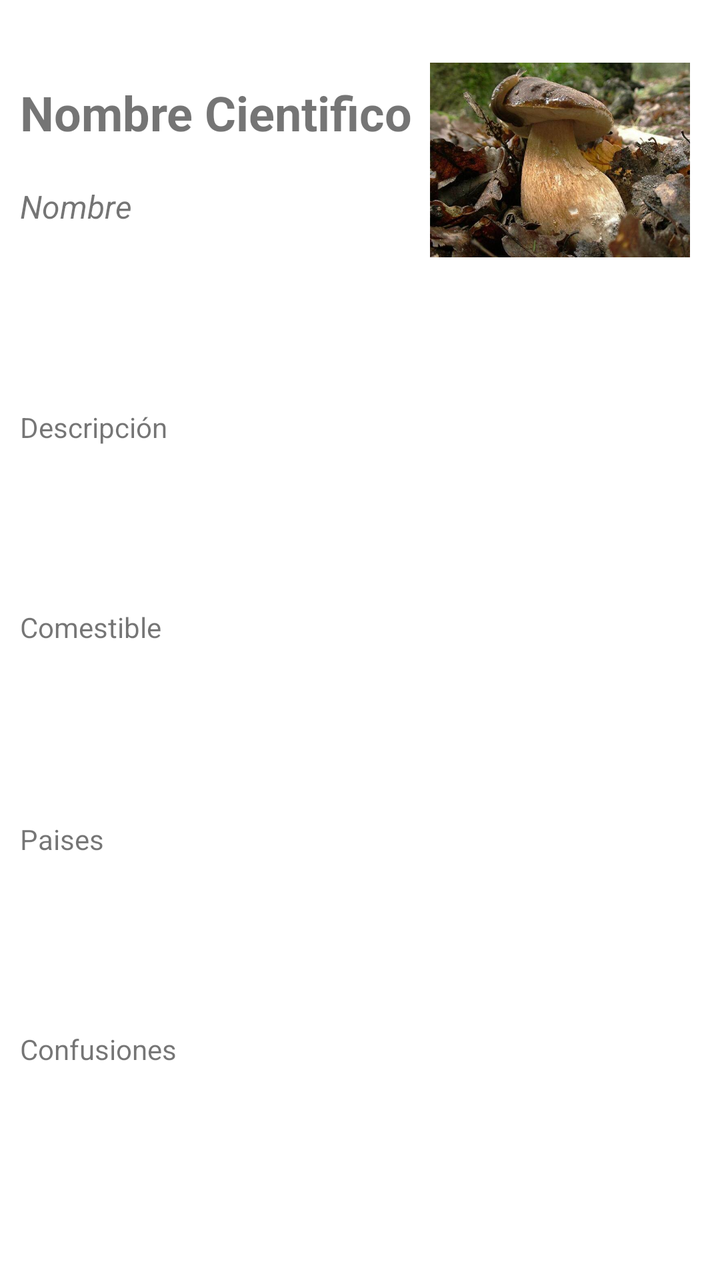
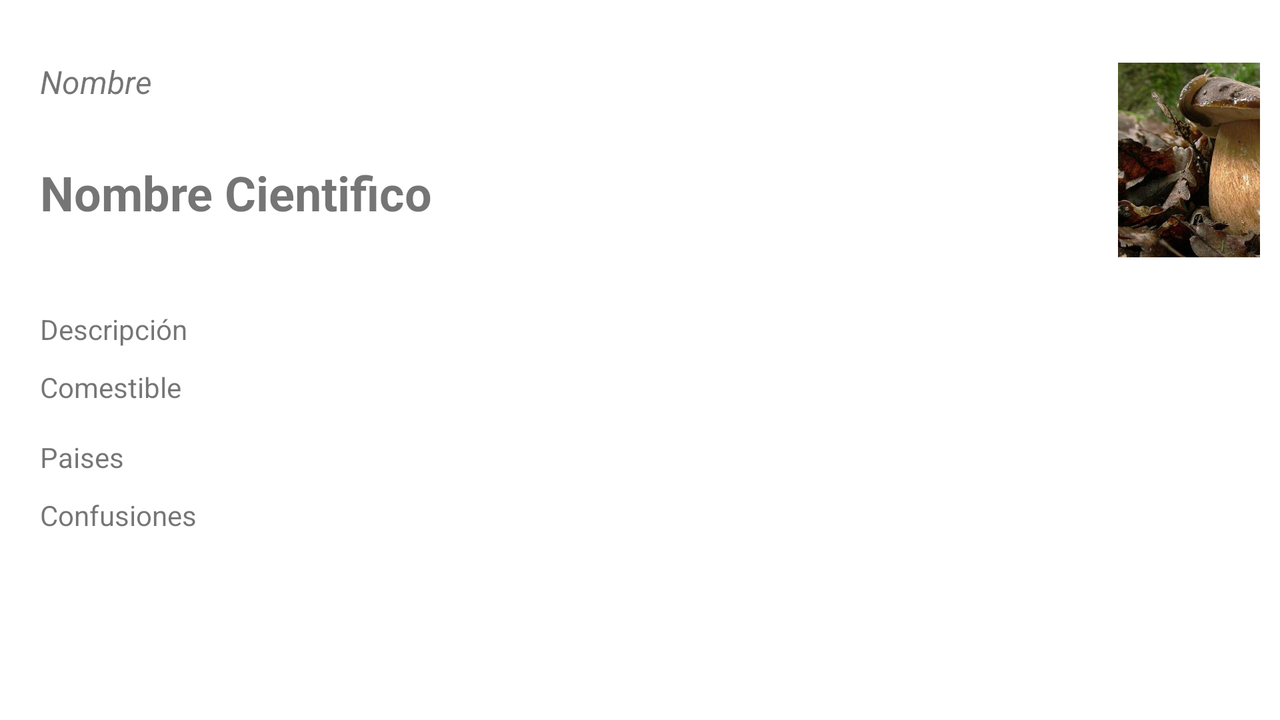

First picture: res/layout/ on a phone held upright. Second picture: the repository's own variant of that layout, on a device whose configuration matches the variant's folder. Source for both follows.
<!-- AndroidManifest.xml: application theme Theme.MyAppGPSHongos -->
<!-- res/layout/descripcion_hongo.xml -->
<?xml version="1.0" encoding="utf-8"?>
<androidx.constraintlayout.widget.ConstraintLayout xmlns:android="http://schemas.android.com/apk/res/android"
    xmlns:app="http://schemas.android.com/apk/res-auto"
    xmlns:tools="http://schemas.android.com/tools"
    android:padding="10dp"
    android:layout_width="match_parent"
    android:layout_height="match_parent">

    <ScrollView
        android:id="@+id/scrollView3"
        android:layout_width="match_parent"
        android:layout_height="match_parent"
        app:layout_constraintBottom_toBottomOf="parent"
        app:layout_constraintEnd_toEndOf="parent"
        app:layout_constraintStart_toStartOf="parent"
        app:layout_constraintTop_toTopOf="parent">

        <LinearLayout
            android:layout_width="match_parent"
            android:layout_height="wrap_content"
            android:orientation="vertical">

            <LinearLayout
                android:layout_width="match_parent"
                android:layout_height="match_parent"
                android:orientation="horizontal">

                <LinearLayout
                    android:layout_width="wrap_content"
                    android:layout_height="match_parent"
                    android:orientation="vertical">

                    <TextView
                        android:id="@+id/textNombreCientifico"
                        android:layout_width="wrap_content"
                        android:layout_height="wrap_content"
                        android:layout_marginTop="30dp"
                        android:text="Nombre Cientifico"
                        android:textSize="24sp"
                        android:textStyle="bold" />

                    <TextView
                        android:id="@+id/textNombreCoumun"
                        android:layout_width="101dp"
                        android:layout_height="20dp"
                        android:layout_marginTop="20dp"
                        android:text="Nombre Comun"
                        android:textSize="16sp"
                        android:textStyle="italic" />
                </LinearLayout>

                <LinearLayout
                    android:layout_width="match_parent"
                    android:layout_height="match_parent"
                    android:gravity="right"
                    android:orientation="horizontal">

                    <ImageView
                        android:id="@+id/imageHongoDesc"
                        android:layout_width="130dp"
                        android:layout_height="130dp"
                        android:layout_marginTop="5dp"
                        android:layout_marginEnd="5dp"
                        app:srcCompat="@drawable/ic_hongo_negro" />
                </LinearLayout>

            </LinearLayout>
        </LinearLayout>
    </ScrollView>

    <TextView
        android:id="@+id/textComestible"
        android:layout_width="wrap_content"
        android:layout_height="20dp"
        android:layout_marginTop="5dp"
        android:layout_marginBottom="5dp"
        android:text="Comestible"
        app:layout_constraintBottom_toTopOf="@+id/textPaises"
        app:layout_constraintStart_toStartOf="parent"
        app:layout_constraintTop_toBottomOf="@+id/textDescripcion" />

    <TextView
        android:id="@+id/textPaises"
        android:layout_width="0dp"
        android:layout_height="wrap_content"
        android:layout_marginTop="5dp"
        android:layout_marginBottom="5dp"
        android:text="Paises"
        app:layout_constraintBottom_toTopOf="@+id/textConfusiones"
        app:layout_constraintStart_toStartOf="parent"
        app:layout_constraintTop_toBottomOf="@+id/textComestible" />

    <TextView
        android:id="@+id/textDescripcion"
        android:layout_width="0dp"
        android:layout_height="wrap_content"

        android:layout_marginTop="194dp"
        android:text="Descripción"
        app:layout_constraintStart_toStartOf="parent"
        app:layout_constraintTop_toTopOf="@+id/scrollView3" />

    <TextView
        android:id="@+id/textConfusiones"
        android:layout_width="0dp"
        android:layout_height="wrap_content"
        android:layout_marginTop="5dp"
        android:layout_marginBottom="20dp"
        android:text="Confusiones"
        app:layout_constraintBottom_toBottomOf="parent"
        app:layout_constraintStart_toStartOf="parent"
        app:layout_constraintTop_toBottomOf="@+id/textPaises" />


</androidx.constraintlayout.widget.ConstraintLayout>
<!-- resources referenced by this layout -->
<resources>
  <!-- drawable ic_hongo_negro: jpg bitmap (drawable, 54384 bytes) -->
  <style name="Theme.MyAppGPSHongos" parent="Theme.MaterialComponents.DayNight.DarkActionBar">
          
          <item name="colorPrimary">@color/purple_500</item>
          <item name="colorPrimaryVariant">@color/purple_700</item>
          <item name="colorOnPrimary">@color/white</item>
          
          <item name="colorSecondary">@color/teal_200</item>
          <item name="colorSecondaryVariant">@color/teal_700</item>
          <item name="colorOnSecondary">@color/black</item>
          
          <item name="android:statusBarColor" tools:targetApi="l">?attr/colorPrimaryVariant</item>
          
      </style>
</resources>
<!-- res/layout-land/descripcion_hongo.xml (the repository's variant of the layout above) -->
<!-- drawn on the phone turned sideways -->
<?xml version="1.0" encoding="utf-8"?>
<androidx.constraintlayout.widget.ConstraintLayout xmlns:android="http://schemas.android.com/apk/res/android"
    xmlns:app="http://schemas.android.com/apk/res-auto"
    xmlns:tools="http://schemas.android.com/tools"
    android:padding="10dp"
    android:layout_width="match_parent"
    android:layout_height="match_parent">

    <ScrollView
        android:layout_width="match_parent"
        android:layout_height="match_parent"
        android:layout_marginStart="10dp"
        app:layout_constraintBottom_toBottomOf="parent"
        app:layout_constraintEnd_toEndOf="parent"
        app:layout_constraintStart_toStartOf="parent"
        app:layout_constraintTop_toTopOf="parent">

        <LinearLayout
            android:layout_width="match_parent"
            android:layout_height="wrap_content"
            android:orientation="vertical">

            <LinearLayout
                android:layout_width="match_parent"
                android:layout_height="match_parent"
                android:orientation="horizontal">

                <LinearLayout
                    android:layout_width="539dp"
                    android:layout_height="match_parent"
                    android:orientation="vertical">

                    <TextView
                        android:id="@+id/textNombreCoumun"
                        android:layout_width="101dp"
                        android:layout_height="20dp"
                        android:layout_marginTop="20dp"
                        android:text="Nombre Comun"
                        android:textSize="16sp"
                        android:textStyle="italic"
                        app:layout_constraintEnd_toStartOf="@+id/imageHongoDesc"
                        app:layout_constraintStart_toStartOf="parent"
                        app:layout_constraintTop_toBottomOf="@+id/textNombreCientifico" />

                    <TextView
                        android:id="@+id/textNombreCientifico"
                        android:layout_width="wrap_content"
                        android:layout_height="wrap_content"
                        android:layout_marginTop="30dp"
                        android:text="Nombre Cientifico"
                        android:textSize="24sp"
                        android:textStyle="bold"
                        app:layout_constraintEnd_toStartOf="@+id/imageHongoDesc"
                        app:layout_constraintStart_toStartOf="parent"
                        app:layout_constraintTop_toTopOf="parent" />
                </LinearLayout>

                <ImageView
                    android:id="@+id/imageHongoDesc"
                    android:layout_width="130dp"
                    android:layout_height="130dp"
                    android:layout_marginTop="5dp"
                    android:layout_marginEnd="5dp"
                    app:layout_constraintEnd_toEndOf="parent"
                    app:layout_constraintTop_toTopOf="parent"
                    app:srcCompat="@drawable/ic_hongo_negro" />

            </LinearLayout>

            <TextView
                android:id="@+id/textDescripcion"
                android:layout_width="match_parent"
                android:layout_height="wrap_content"
                android:layout_marginTop="10dp"

                android:text="Descripción"
                app:layout_constraintStart_toStartOf="parent"
                app:layout_constraintTop_toBottomOf="@+id/textNombreCoumun" />

            <TextView
                android:id="@+id/textComestible"
                android:layout_width="wrap_content"
                android:layout_height="20dp"
                android:layout_marginTop="10dp"
                android:layout_marginBottom="5dp"
                android:text="Comestible"
                app:layout_constraintBottom_toTopOf="@+id/textPaises"
                app:layout_constraintStart_toStartOf="parent"
                app:layout_constraintTop_toBottomOf="@+id/textDescripcion" />

            <TextView
                android:id="@+id/textPaises"
                android:layout_width="match_parent"
                android:layout_height="wrap_content"
                android:layout_marginTop="10dp"
                android:layout_marginBottom="0dp"
                android:text="Paises"
                app:layout_constraintBottom_toTopOf="@+id/textConfusiones"
                app:layout_constraintStart_toStartOf="parent"
                app:layout_constraintTop_toBottomOf="@+id/textComestible" />

            <TextView
                android:id="@+id/textConfusiones"
                android:layout_width="match_parent"
                android:layout_height="wrap_content"
                android:layout_marginTop="10dp"
                android:layout_marginBottom="0dp"
                android:text="Confusiones"
                app:layout_constraintBottom_toBottomOf="parent"
                app:layout_constraintStart_toStartOf="parent"
                app:layout_constraintTop_toBottomOf="@+id/textPaises" />

        </LinearLayout>
    </ScrollView>


</androidx.constraintlayout.widget.ConstraintLayout>
